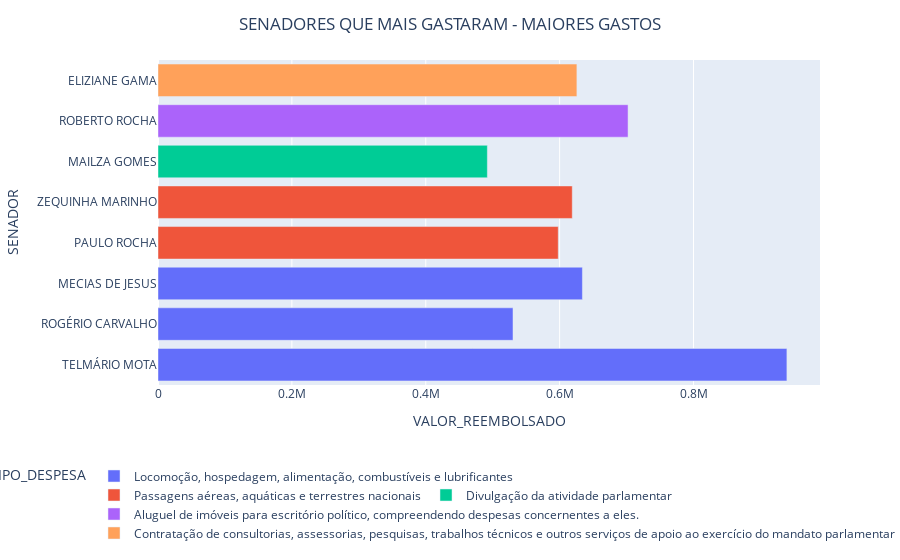
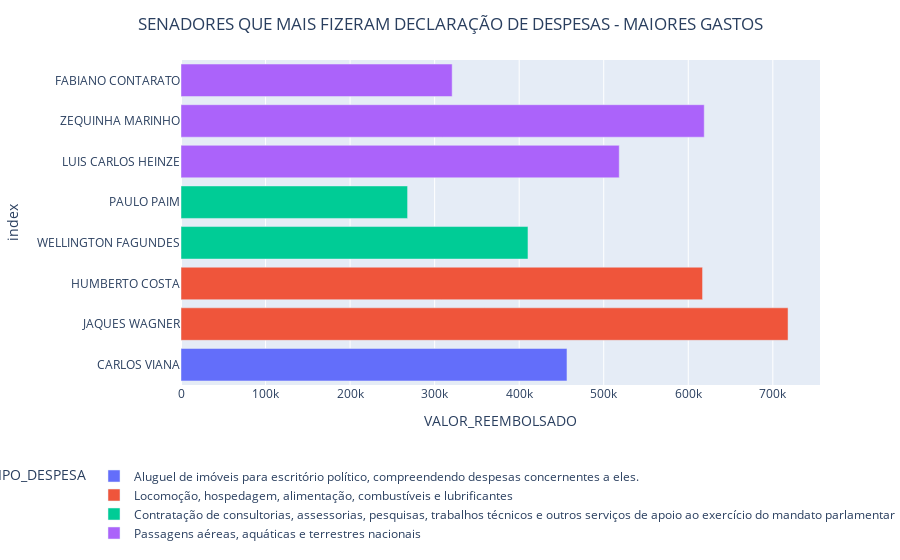

Notebook cell for these charts, in order:
### Code cell
import plotly.express as px

#fig, ax = plt.subplots(nrows=2, figsize=(10,6))

# Criar o gráfico de barras horizontais
fig = px.bar(df_1, x='VALOR_REEMBOLSADO', y=df_1.index, color='TIPO_DESPESA', orientation='h')
fig_2 = px.bar(df_2, x='VALOR_REEMBOLSADO', y=df_2.index, color='TIPO_DESPESA', orientation='h')

# Adicionar título ao gráfico
fig.update_layout(title='SENADORES QUE MAIS GASTARAM - MAIORES GASTOS', title_x = 0.5, legend=dict(orientation="h", yanchor="bottom", y=-0.5, xanchor="right", x=1))
fig_2.update_layout(title='SENADORES QUE MAIS FIZERAM DECLARAÇÃO DE DESPESAS - MAIORES GASTOS', title_x = 0.5, legend=dict(orientation="h", yanchor="bottom", y=-0.5, xanchor="right", x=1))

# Exibir o gráfico
fig.show()
fig_2.show()

### Figure 1 — Plotly figure (JSON) as saved in the notebook; plotly's stock layout.template omitted (floating-point values rounded to 4 significant figures)
{"data": [{"alignmentgroup": "True", "hovertemplate": "TIPO_DESPESA=Locomoção, hospedagem, alimentação, combustíveis e lubrificantes<br>VALOR_REEMBOLSADO=%{x}<br>SENADOR=%{y}<extra></extra>", "legendgroup": "Locomoção, hospedagem, alimentação, combustíveis e lubrificantes", "marker": {"color": "#636efa", "pattern": {"shape": ""}}, "name": "Locomoção, hospedagem, alimentação, combustíveis e lubrificantes", "offsetgroup": "Locomoção, hospedagem, alimentação, combustíveis e lubrificantes", "orientation": "h", "showlegend": true, "textposition": "auto", "type": "bar", "x": [939500.0, 530400.0, 634000.0], "xaxis": "x", "y": ["TELMÁRIO MOTA", "ROGÉRIO CARVALHO", "MECIAS DE JESUS"], "yaxis": "y"}, {"alignmentgroup": "True", "hovertemplate": "TIPO_DESPESA=Passagens aéreas, aquáticas e terrestres nacionais<br>VALOR_REEMBOLSADO=%{x}<br>SENADOR=%{y}<extra></extra>", "legendgroup": "Passagens aéreas, aquáticas e terrestres nacionais", "marker": {"color": "#EF553B", "pattern": {"shape": ""}}, "name": "Passagens aéreas, aquáticas e terrestres nacionais", "offsetgroup": "Passagens aéreas, aquáticas e terrestres nacionais", "orientation": "h", "showlegend": true, "textposition": "auto", "type": "bar", "x": [597900.0, 618900.0], "xaxis": "x", "y": ["PAULO ROCHA", "ZEQUINHA MARINHO"], "yaxis": "y"}, {"alignmentgroup": "True", "hovertemplate": "TIPO_DESPESA=Divulgação da atividade parlamentar<br>VALOR_REEMBOLSADO=%{x}<br>SENADOR=%{y}<extra></extra>", "legendgroup": "Divulgação da atividade parlamentar", "marker": {"color": "#00cc96", "pattern": {"shape": ""}}, "name": "Divulgação da atividade parlamentar", "offsetgroup": "Divulgação da atividade parlamentar", "orientation": "h", "showlegend": true, "textposition": "auto", "type": "bar", "x": [492043], "xaxis": "x", "y": ["MAILZA GOMES"], "yaxis": "y"}, {"alignmentgroup": "True", "hovertemplate": "TIPO_DESPESA=Aluguel de imóveis para escritório político, compreendendo despesas concernentes a eles.<br>VALOR_REEMBOLSADO=%{x}<br>SENADOR=%{y}<extra></extra>", "legendgroup": "Aluguel de imóveis para escritório político, compreendendo despesas concernentes a eles.", "marker": {"color": "#ab63fa", "pattern": {"shape": ""}}, "name": "Aluguel de imóveis para escritório político, compreendendo despesas concernentes a eles.", "offsetgroup": "Aluguel de imóveis para escritório político, compreendendo despesas concernentes a eles.", "orientation": "h", "showlegend": true, "textposition": "auto", "type": "bar", "x": [702200.0], "xaxis": "x", "y": ["ROBERTO ROCHA"], "yaxis": "y"}, {"alignmentgroup": "True", "hovertemplate": "TIPO_DESPESA=Contratação de consultorias, assessorias, pesquisas, trabalhos técnicos e outros serviços de apoio ao exercício do mandato parlamentar<br>VALOR_REEMBOLSADO=%{x}<br>SENADOR=%{y}<extra></extra>", "legendgroup": "Contratação de consultorias, assessorias, pesquisas, trabalhos técnicos e outros serviços de apoio ao exercício do mandato parlamentar", "marker": {"color": "#FFA15A", "pattern": {"shape": ""}}, "name": "Contratação de consultorias, assessorias, pesquisas, trabalhos técnicos e outros serviços de apoio ao exercício do mandato parlamentar", "offsetgroup": "Contratação de consultorias, assessorias, pesquisas, trabalhos técnicos e outros serviços de apoio ao exercício do mandato parlamentar", "orientation": "h", "showlegend": true, "textposition": "auto", "type": "bar", "x": [625800], "xaxis": "x", "y": ["ELIZIANE GAMA"], "yaxis": "y"}], "layout": {"barmode": "relative", "legend": {"orientation": "h", "title": {"text": "TIPO_DESPESA"}, "tracegroupgap": 0, "x": 1, "xanchor": "right", "y": -0.5, "yanchor": "bottom"}, "margin": {"t": 60}, "title": {"text": "SENADORES QUE MAIS GASTARAM - MAIORES GASTOS", "x": 0.5}, "xaxis": {"anchor": "y", "domain": [0, 1], "title": {"text": "VALOR_REEMBOLSADO"}}, "yaxis": {"anchor": "x", "domain": [0, 1], "title": {"text": "SENADOR"}}}}

### Figure 2 — Plotly figure (JSON) as saved in the notebook; plotly's stock layout.template omitted (floating-point values rounded to 4 significant figures)
{"data": [{"alignmentgroup": "True", "hovertemplate": "TIPO_DESPESA=Aluguel de imóveis para escritório político, compreendendo despesas concernentes a eles.<br>VALOR_REEMBOLSADO=%{x}<br>index=%{y}<extra></extra>", "legendgroup": "Aluguel de imóveis para escritório político, compreendendo despesas concernentes a eles.", "marker": {"color": "#636efa", "pattern": {"shape": ""}}, "name": "Aluguel de imóveis para escritório político, compreendendo despesas concernentes a eles.", "offsetgroup": "Aluguel de imóveis para escritório político, compreendendo despesas concernentes a eles.", "orientation": "h", "showlegend": true, "textposition": "auto", "type": "bar", "x": [456500.0], "xaxis": "x", "y": ["CARLOS VIANA"], "yaxis": "y"}, {"alignmentgroup": "True", "hovertemplate": "TIPO_DESPESA=Locomoção, hospedagem, alimentação, combustíveis e lubrificantes<br>VALOR_REEMBOLSADO=%{x}<br>index=%{y}<extra></extra>", "legendgroup": "Locomoção, hospedagem, alimentação, combustíveis e lubrificantes", "marker": {"color": "#EF553B", "pattern": {"shape": ""}}, "name": "Locomoção, hospedagem, alimentação, combustíveis e lubrificantes", "offsetgroup": "Locomoção, hospedagem, alimentação, combustíveis e lubrificantes", "orientation": "h", "showlegend": true, "textposition": "auto", "type": "bar", "x": [718000.0, 616900.0], "xaxis": "x", "y": ["JAQUES WAGNER", "HUMBERTO COSTA"], "yaxis": "y"}, {"alignmentgroup": "True", "hovertemplate": "TIPO_DESPESA=Contratação de consultorias, assessorias, pesquisas, trabalhos técnicos e outros serviços de apoio ao exercício do mandato parlamentar<br>VALOR_REEMBOLSADO=%{x}<br>index=%{y}<extra></extra>", "legendgroup": "Contratação de consultorias, assessorias, pesquisas, trabalhos técnicos e outros serviços de apoio ao exercício do mandato parlamentar", "marker": {"color": "#00cc96", "pattern": {"shape": ""}}, "name": "Contratação de consultorias, assessorias, pesquisas, trabalhos técnicos e outros serviços de apoio ao exercício do mandato parlamentar", "offsetgroup": "Contratação de consultorias, assessorias, pesquisas, trabalhos técnicos e outros serviços de apoio ao exercício do mandato parlamentar", "orientation": "h", "showlegend": true, "textposition": "auto", "type": "bar", "x": [410400.0, 268000.0], "xaxis": "x", "y": ["WELLINGTON FAGUNDES", "PAULO PAIM"], "yaxis": "y"}, {"alignmentgroup": "True", "hovertemplate": "TIPO_DESPESA=Passagens aéreas, aquáticas e terrestres nacionais<br>VALOR_REEMBOLSADO=%{x}<br>index=%{y}<extra></extra>", "legendgroup": "Passagens aéreas, aquáticas e terrestres nacionais", "marker": {"color": "#ab63fa", "pattern": {"shape": ""}}, "name": "Passagens aéreas, aquáticas e terrestres nacionais", "offsetgroup": "Passagens aéreas, aquáticas e terrestres nacionais", "orientation": "h", "showlegend": true, "textposition": "auto", "type": "bar", "x": [518400.0, 618900.0, 320700.0], "xaxis": "x", "y": ["LUIS CARLOS HEINZE", "ZEQUINHA MARINHO", "FABIANO CONTARATO"], "yaxis": "y"}], "layout": {"barmode": "relative", "legend": {"orientation": "h", "title": {"text": "TIPO_DESPESA"}, "tracegroupgap": 0, "x": 1, "xanchor": "right", "y": -0.5, "yanchor": "bottom"}, "margin": {"t": 60}, "title": {"text": "SENADORES QUE MAIS FIZERAM DECLARAÇÃO DE DESPESAS - MAIORES GASTOS", "x": 0.5}, "xaxis": {"anchor": "y", "domain": [0, 1], "title": {"text": "VALOR_REEMBOLSADO"}}, "yaxis": {"anchor": "x", "domain": [0, 1], "title": {"text": "index"}}}}
